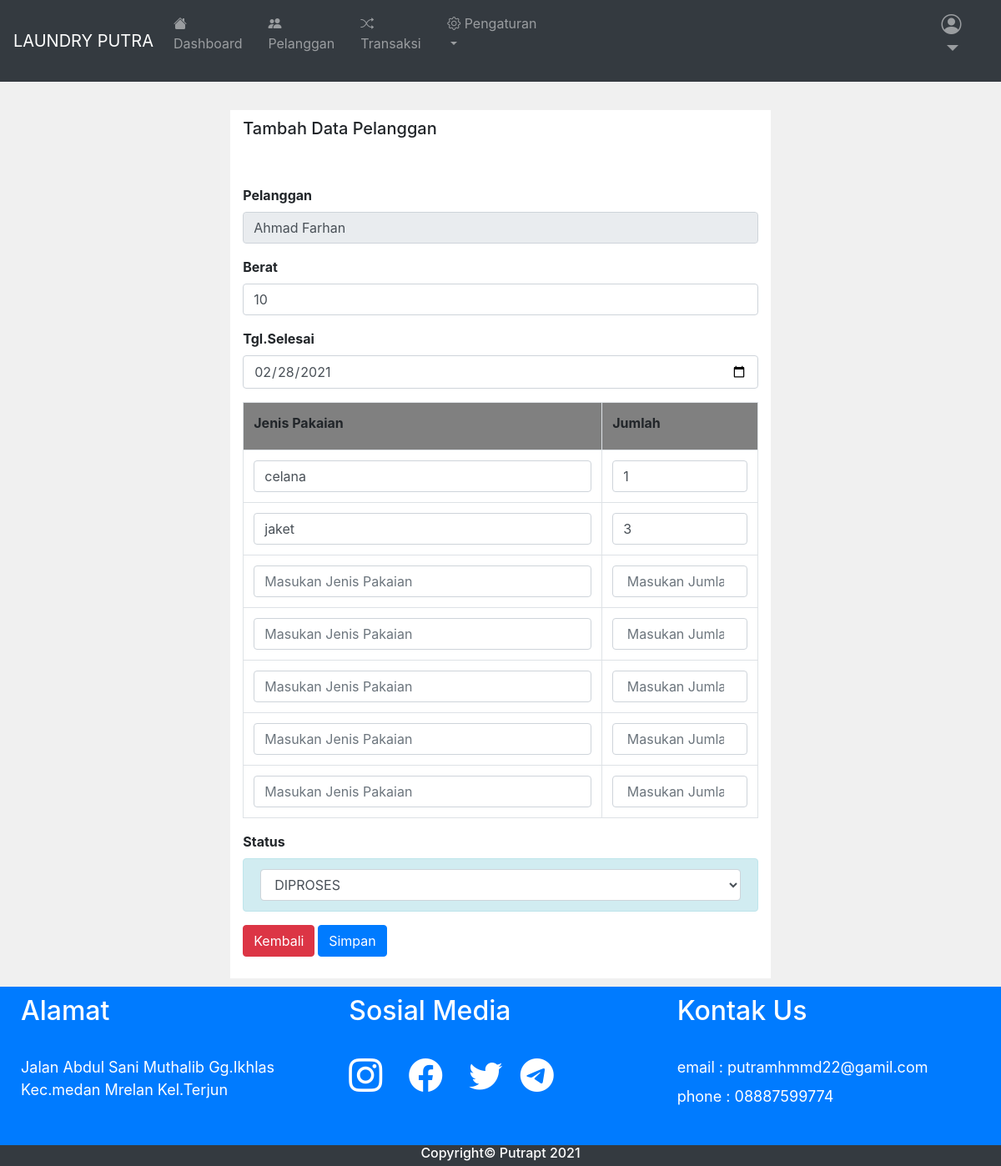
Screenshot of /admin/crud_dtransaksi/edit_dtransaksi.php?id=26 (signed in) with the database file from the repository.
### tables this page shows
CREATE TABLE `transaksi` (
  `transaksi_id` int(11) NOT NULL,
  `transaksi_tgl` varchar(20) NOT NULL,
  `transaksi_pelanggan` varchar(220) NOT NULL,
  `transaksi_harga` int(11) NOT NULL,
  `transaksi_berat` int(11) NOT NULL,
  `transaksi_tgl_selesai` date NOT NULL,
  `status_transaksi` int(11) NOT NULL
);

CREATE TABLE `pakaian` (
  `pakaian_id` int(11) NOT NULL,
  `pakaian_transaksi` int(11) NOT NULL,
  `pakaian_jenis` varchar(225) NOT NULL,
  `pakaian_jumlah` int(11) NOT NULL
);

### function.php (called while the page is built, shortened)
<?php
$con = mysqli_connect("localhost","root","","db_laundry");
function tampildtransaksi($query){
    global $con;
    $res = mysqli_query($con,$query);
    $rows = [];
    while ( $row = mysqli_fetch_assoc($res) ) {
        $rows[] = $row;
    }
    return $rows;
}
 ?>

### admin/crud_dtransaksi/edit_dtransaksi.php (the view, shortened to what this page needs)
<?php
require '../../function.php';
$id = $_GET['id'];
$transaksi = tampildtransaksi("SELECT * FROM transaksi WHERE transaksi_id = '$id' ")[0];
?>
<!DOCTYPE html>
<html>
<head>
    <link rel="stylesheet" href="https://cdn.jsdelivr.net/npm/bootstrap-icons@1.4.0/font/bootstrap-icons.css">
    <link rel="stylesheet" href="https://maxcdn.bootstrapcdn.com/bootstrap/4.0.0/css/bootstrap.min.css">
    <link rel="stylesheet" href="https://use.fontawesome.com/releases/v5.7.2/css/all.css">
</head>
<body style="background: #f0f0f0">
    <?php include 'header.php'; ?>
    <br>
    <center>
        <div class="container">
            <div class="col-md-7 col-offset-6" style="background-color: white;">
                <h5>Tambah Data Pelanggan</h5><br><br>
                <form method="post">
                    <div class="form-group">
                        <label>Pelanggan</label>
                        <input type="text" name="pelanggan" class="form-control" readonly value="<?= $transaksi['transaksi_pelanggan']; ?>">
                    </div>
                    <div class="form-group">
                        <label>Berat</label>
                        <input type="number" name="berat" class="form-control" required autocomplete="off" value="<?= $transaksi['transaksi_berat']; ?>">
                    </div>
                    <div class="form-group">
                        <label>Tgl.Selesai</label>
                        <input type="date" name="tgl_selesai" class="form-control" required autocomplete="off" value="<?= $transaksi['transaksi_tgl_selesai']; ?>">
                    </div>
                    <div class="form-group">
                        <table class="table table-bordered">
                            <tr>
                                <th width="430" bgcolor="grey"><label>Jenis Pakaian</label></th>
                                <th bgcolor="grey"><label>Jumlah</label></th>
                            </tr>
                            <?php
                            $res = mysqli_query($con, "SELECT * FROM pakaian WHERE pakaian_transaksi = '$id' ");
                            while ($pakaian = mysqli_fetch_assoc($res)) : ?>
                                <tr>
                                    <td>
                                        <input type="text" name="jenis_pakaian[]" class="form-control" autocomplete="off" placeholder="Masukan Jenis Pakaian" value="<?= $pakaian['pakaian_jenis']; ?>">
                                    </td>
                                    <td>
                                        <input type="number" name="jumlah_pakaian[]" class="form-control" autocomplete="off" placeholder=" Masukan Jumlah" value="<?= $pakaian['pakaian_jumlah']; ?>">
                                    </td>
                                </tr>
                            <?php endwhile; ?>
                            <tr>
                                <td><input type="text" name="jenis_pakaian[]" class="form-control" autocomplete="off" placeholder="Masukan Jenis Pakaian"></td>
                                <td><input type="number" name="jumlah_pakaian[]" class="form-control" autocomplete="off" placeholder=" Masukan Jumlah"></td>
                            </tr>
                            <tr>
                                <td><input type="text" name="jenis_pakaian[]" class="form-control" autocomplete="off" placeholder="Masukan Jenis Pakaian"></td>
                                <td><input type="number" name="jumlah_pakaian[]" class="form-control" autocomplete="off" placeholder=" Masukan Jumlah"></td>
                            </tr>
                            <tr>
                                <td><input type="text" name="jenis_pakaian[]" class="form-control" autocomplete="off" placeholder="Masukan Jenis Pakaian"></td>
                                <td><input type="number" name="jumlah_pakaian[]" class="form-control" autocomplete="off" placeholder=" Masukan Jumlah"></td>
                            </tr>
                            <tr>
                                <td><input type="text" name="jenis_pakaian[]" class="form-control" autocomplete="off" placeholder="Masukan Jenis Pakaian"></td>
                                <td><input type="number" name="jumlah_pakaian[]" class="form-control" autocomplete="off" placeholder=" Masukan Jumlah"></td>
                            </tr>
                            <tr>
                                <td><input type="text" name="jenis_pakaian[]" class="form-control" autocomplete="off" placeholder="Masukan Jenis Pakaian"></td>
                                <td><input type="number" name="jumlah_pakaian[]" class="form-control" autocomplete="off" placeholder=" Masukan Jumlah"></td>
                            </tr>
                        </table>
                    </div>
                    <div class="form-group">
                        <label>Status</label>
                        <div class="alert alert-info">
                            <select name="status" class="form-control">
                                <option <?php if ($transaksi['status_transaksi'] == "0") {
                                            echo "selected='selected'";
                                        } ?> value="0">
                                    DIPROSES
                                </option>
                            </select>
                        </div>
                    </div>
                    <div class="form-group">
                        <a href="../transaksi.php" onclick="return confirm('Anda Ingin Kembali?')"><button type="button " class="btn btn-danger">Kembali</button></a>
                        <button type="submit" name="edit" class="btn btn-primary">Simpan</button>
                    </div>
                </form>
            </div>
        </div>
    </center>
    <?php include '../../footer.php' ?>
</body>
</html>

### admin/crud_dtransaksi/edit_dtransaksi.php (style rules this page uses)
.alert { font-weight: bold; text-align: center; }
.col-md-7 { text-align: left; font-weight: bold; padding: 10px; }
.container { padding: 10px; }

### rows the page displays
transaksi: pelanggan "Ahmad Farhan", berat "10", tgl_selesai "02/28/2021", status "DIPROSES"
pakaian: pakaian_jenis "celana", pakaian_jumlah "1"
pakaian: pakaian_jenis "jaket", pakaian_jumlah "3"
